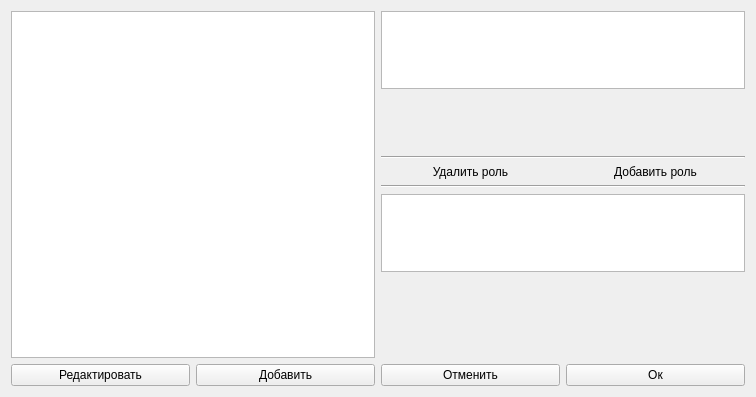
<?xml version="1.0" encoding="UTF-8"?>
<ui version="4.0">
 <class>PersonPage</class>
 <widget class="QWidget" name="PersonPage">
  <property name="geometry">
   <rect>
    <x>0</x>
    <y>0</y>
    <width>756</width>
    <height>397</height>
   </rect>
  </property>
  <property name="windowTitle">
   <string>Form</string>
  </property>
  <layout class="QVBoxLayout" name="verticalLayout_2">
   <item>
    <layout class="QHBoxLayout" name="horizontalLayout_3">
     <item>
      <widget class="QTableView" name="Table"/>
     </item>
     <item>
      <layout class="QVBoxLayout" name="verticalLayout">
       <item>
        <widget class="QListWidget" name="addWidget"/>
       </item>
       <item>
        <spacer name="verticalSpacer_2">
         <property name="orientation">
          <enum>Qt::Vertical</enum>
         </property>
         <property name="sizeHint" stdset="0">
          <size>
           <width>20</width>
           <height>175</height>
          </size>
         </property>
        </spacer>
       </item>
       <item>
        <widget class="Line" name="line">
         <property name="orientation">
          <enum>Qt::Horizontal</enum>
         </property>
        </widget>
       </item>
       <item>
        <layout class="QHBoxLayout" name="horizontalLayout_2">
         <item>
          <widget class="QPushButton" name="addrolepb">
           <property name="styleSheet">
            <string notr="true">border:none</string>
           </property>
           <property name="text">
            <string>Удалить роль</string>
           </property>
          </widget>
         </item>
         <item>
          <widget class="QPushButton" name="deleterolepb">
           <property name="styleSheet">
            <string notr="true">border:none</string>
           </property>
           <property name="text">
            <string>Добавить роль</string>
           </property>
          </widget>
         </item>
        </layout>
       </item>
       <item>
        <widget class="Line" name="line_2">
         <property name="orientation">
          <enum>Qt::Horizontal</enum>
         </property>
        </widget>
       </item>
       <item>
        <widget class="QListWidget" name="delWidget"/>
       </item>
       <item>
        <spacer name="verticalSpacer">
         <property name="orientation">
          <enum>Qt::Vertical</enum>
         </property>
         <property name="sizeHint" stdset="0">
          <size>
           <width>20</width>
           <height>200</height>
          </size>
         </property>
        </spacer>
       </item>
      </layout>
     </item>
    </layout>
   </item>
   <item>
    <layout class="QHBoxLayout" name="horizontalLayout">
     <item>
      <widget class="QPushButton" name="editPB">
       <property name="text">
        <string>Редактировать</string>
       </property>
      </widget>
     </item>
     <item>
      <widget class="QPushButton" name="addRowPB">
       <property name="text">
        <string>Добавить</string>
       </property>
      </widget>
     </item>
     <item>
      <widget class="QPushButton" name="CancelPB">
       <property name="text">
        <string>Отменить</string>
       </property>
      </widget>
     </item>
     <item>
      <widget class="QPushButton" name="OkPB">
       <property name="text">
        <string>Ок</string>
       </property>
      </widget>
     </item>
    </layout>
   </item>
  </layout>
 </widget>
 <resources/>
 <connections/>
</ui>
